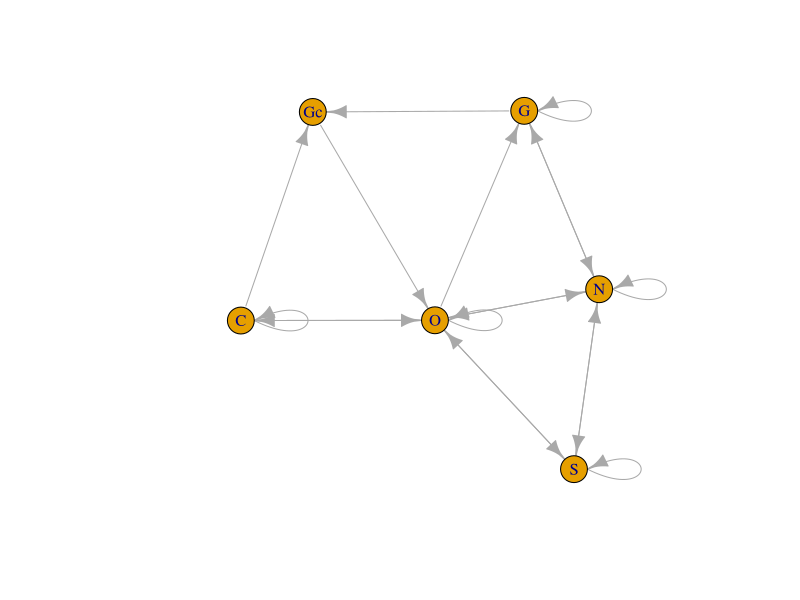

This figure's R source: (Note: this script raises an error after producing the figure.)
# graph <- igraph::graph_from_isomorphism_class(3,number = 7,directed = T)
# idx <- 1
# r <- tao <- lambda.RNA <- lambda.protein <- 1
# b.values <- runif(8)
# c.values <- b.values/b.values


grn_diff_eq_clos <- 
  function(
    graph,idx,
    b.values = NULL, c.values=NULL, 
    tao = NULL, r = NULL,
    lambda.RNA = NULL, lambda.protein = NULL
  ){
    
    #differential equation for protein synth + degradation
    diff_eq_protein <- function(
      RNA,protein
    ){
      res <- rep(0, length(RNA))
      res[idx] <- r*RNA[idx] - lambda.protein*protein[idx]
      res
    }
    
    #regulators (parents, subsets of parents)
    parents_idx <- igraph::ego(graph,order = 1,nodes = idx, mode = "in")
    parents_idx <- as.numeric(parents_idx[[1]])
    reg_sets <- do.call(
      c, 
      lapply(0:length(parents_idx), function(x) combn(parents_idx,x,simplify = F))
    )
    
    #probability of RNA polymerase binding to promoter
    prob_bind <- function(protein){
      sum(b.values*sapply(reg_sets, function(idx) prod(protein[idx])) )/
        sum(c.values*sapply(reg_sets, function(idx) prod(protein[idx])) )
    }
    
    #differential equation for RNA transcription + degradation
    diff_eq_RNA <- function(
      RNA,protein
    ){
      res <- rep(0, length(RNA))
      res[idx] <- tao*prob_bind(protein) - lambda.RNA*RNA[idx]
      res
    }
    
    return(list(diff_eq_RNA = diff_eq_RNA, diff_eq_protein = diff_eq_protein))
    
  }


all_grn_diff_eq_clos <- 
  function(
    graph,
    list.of.b.values = NULL, list.of.c.values=NULL, 
    list.of.tao = NULL, list.of.r = NULL,
    list.of.lambda.RNA = NULL, list.of.lambda.protein = NULL
  ){
    
    result <-
      lapply(1:igraph::vcount(graph),
             function(i) grn_diff_eq_clos(
               graph,i,
               b.values = list.of.b.values[[i]], c.values=list.of.c.values[[i]], 
               tao = list.of.tao[[i]], r = list.of.r[[i]],
               lambda.RNA = list.of.lambda.RNA[[i]], lambda.protein = list.of.lambda.protein[[i]])
      )
    
    return(result)
    
  }


simulate_diff_eq <- function(
  all_diff_eq, 
  RNA, protein, delta.t = 0.1, timesteps = 1L, 
  noise.sd = 0,
  knockout.function = NULL, path = F, history = list(RNA = NULL, protein = NULL)){
  
  if(timesteps < 1){
    if(path == F){
      return(list(RNA = RNA, protein = protein))
    } else {
      return(history)
    }
  }
  
  if(!is.null(knockout.function)){
    controlled <- knockout.function(RNA,protein)
    RNA <- controlled$RNA
    protein <- controlled$protein
  }
  
  RNA_diff_eq <- lapply(all_diff_eq, function(l) l[[1]])
  protein_diff_eq <- lapply(all_diff_eq, function(l) l[[2]])
  
  delta.RNA <- lapply(seq_along(RNA_diff_eq),function(i) RNA_diff_eq[[i]](RNA,protein)  )
  delta.protein <- lapply(seq_along(protein_diff_eq),function(i) protein_diff_eq[[i]](RNA,protein)  )
  
  delta.RNA <- colSums(do.call(rbind,delta.RNA))*delta.t
  delta.protein <- colSums(do.call(rbind,delta.protein))*delta.t
  
  RNA1 <- RNA + delta.RNA + rnorm(n = length(RNA),mean = 0,sd = noise.sd*delta.t)
  protein1 <- protein + delta.protein + rnorm(n = length(protein),mean = 0,sd = noise.sd*delta.t)
  
  if(!is.null(knockout.function)){
    controlled <- knockout.function(RNA1,protein1)
    RNA1 <- controlled$RNA
    protein1 <- controlled$protein
  }
  
  if(path == T){
    history <- list(RNA = rbind(history$RNA,RNA1),protein = rbind(history$protein,protein1))
  }
  
  simulate_diff_eq(all_diff_eq, RNA1, protein1, delta.t, timesteps - 1, noise.sd, knockout.function, path, history)
  
}









genes <- c("O","S","N","C","Gc","G")

ADJ <- matrix(0,6,6)

ADJ[c(1,2,3,4,5),1] <- 1
ADJ[c(1,2,3),2] <- 1
ADJ[c(1,2,3,6),3] <- 1
ADJ[c(1,4),4] <- 1
ADJ[c(4,6),5] <- 1
ADJ[c(1,3,6),6] <- 1

colnames(ADJ) <- rownames(ADJ) <-
  genes

graph <- igraph::graph_from_adjacency_matrix(ADJ)

plot(graph)

reg.values.fun <- function(graph,idx,regulators = NULL,values = NULL){
  parents <- igraph::ego(graph,order = 1,nodes = idx, mode = "in")
  parents <- names(parents[[1]])
  reg_sets <- do.call(
    c, 
    lapply(0:length(parents), function(x) combn(parents,x,simplify = F))
  )
  
  vals <- rep(0, length(reg_sets))
  reg_sets_idx <- sapply(regulators, function(x) which(sapply(reg_sets, function(y) setequal(x,y))))
  
  vals[reg_sets_idx] <- values
  vals
}

A.value <- 10

b.regulators<-list(
  list(NULL,c("O","S"),c("O","S","N")),
  list(NULL,c("O","S"),c("O","S","N")),
  list(NULL,c("O","S"),c("O","S","N")),
  list(NULL,c("C")),
  list(NULL,c("C"),c("G")),
  list(NULL,c("O"),c("G"))
)

b.values <- list(
  c(0.001+A.value,0.005,0.025),
  c(0.001,0.005,0.025),
  c(0.001,0.1,0.1),
  c(0.001,2),
  c(0.001,0.1,0.1),
  c(0.1,1,0.00025)
)  

c.regulators<-list(
  list(NULL,c("O"),c("O","S"),c("O","S","N"),c("O","C"),c("Gc")),
  list(NULL,c("O"),c("O","S"),c("O","S","N")),
  list(NULL,c("O"),c("O","S"),c("O","S","N"),c("O","G")),
  list(NULL,c("C"),c("O","C")),
  list(NULL,c("C"),c("G")),
  list(NULL,c("O"),c("G"),c("N"))
)

c.values <- list(
  c(1+A.value,0.001,0.005,0.025,10,10),
  c(1,0.001,0.005,0.025),
  c(1,0.001,0.1,0.1,10),
  c(1,2,5),
  c(1,0.1,0.1),
  c(1,1,0.00025,15)
)  


b.val.list <-
  lapply(seq_along(b.regulators), function(i) reg.values.fun(graph,i,b.regulators[[i]],b.values[[i]]))

c.val.list <-
  lapply(seq_along(c.regulators), function(i) reg.values.fun(graph,i,c.regulators[[i]],c.values[[i]]))




modelo <- all_grn_diff_eq_clos(
  graph,
  b.val.list,c.val.list,
  rep(list(1),6),rep(list(1),6),
  rep(list(0.1),6),rep(list(0.1),6)
)



knockout.function <- function(RNA,protein){
  list(RNA = RNA, protein = RNA)
}


#ini_RNA <- c(0.4,7,7,1.9,1.5,0.1)

#ini_RNA <- runif(6,3,7)

#ini_RNA <- rep(0,6)

ini_RNA <- c(5,5,5,0.1,0.1,0.1)

ini_RNA <- c(2.1181439,7.3786152,7.0095017,1.5095752,1.4720853,0.2048936)


# simulate_diff_eq(modelo, ini_RNA, ini_RNA, delta.t = 0.01,timesteps = 500,
#                  knockout.function = knockout.function, path = T)

res <- list(RNA = matrix(ini_RNA,nrow = 1), protein = matrix(ini_RNA,nrow = 1))
for(i in 1:20){
  res <- simulate_diff_eq(modelo, 
                          pmax(
                            res$RNA[nrow(res$RNA),]+
                              #(which.max(runif(6))==c(1:6))*
                              #c(0,0,0,1,0,0)*
                              #rnorm(6,0,res$RNA[nrow(res$RNA),]),
                              rnorm(6,0,1),
                            0),
                          res$RNA[nrow(res$RNA),],
                          delta.t = 0.1,timesteps = 1000,noise.sd = 0,#0.4/2^i,
                          knockout.function = knockout.function, path = T,history = res)
}
res1 <- list(RNA = matrix(ini_RNA,nrow = 1), protein = matrix(ini_RNA,nrow = 1))
for(i in 1:5){
  res1 <- simulate_diff_eq(modelo, 
                           res1$RNA[nrow(res1$RNA),], 
                           res1$RNA[nrow(res1$RNA),],
                           delta.t = 0.1,timesteps = 1000,noise.sd = 0,
                           knockout.function = knockout.function, path = T,history = res1)
}


res$RNA[nrow(res$RNA),]
res1$RNA[nrow(res1$RNA),]

{
  plot(1:nrow(res$RNA), res$RNA[,1],type = "l",ylim = c(0,10))
  lines(1:nrow(res$RNA), res$RNA[,2])
  lines(1:nrow(res$RNA), res$RNA[,3])
  lines(1:nrow(res$RNA), res$RNA[,4])
  lines(1:nrow(res$RNA), res$RNA[,5])
  lines(1:nrow(res$RNA), res$RNA[,6])
  # lines(1:nrow(res1$RNA), res1$RNA[,1])
  # lines(1:nrow(res1$RNA), res1$RNA[,2])
  # lines(1:nrow(res1$RNA), res1$RNA[,3])
  # lines(1:nrow(res1$RNA), res1$RNA[,4])
  # lines(1:nrow(res1$RNA), res1$RNA[,5])
  # lines(1:nrow(res1$RNA), res1$RNA[,6])
}  


plot(1:1000, res$RNA[4002:5001,1],type = "l",ylim = c(0,10))
lines(1:1000, res$RNA[4002:5001,2])
lines(1:1000, res$RNA[4002:5001,3])
lines(1:1000, res$RNA[4002:5001,4])
lines(1:1000, res$RNA[4002:5001,5])
lines(1:1000, res$RNA[4002:5001,6])

res$RNA[3998:4010,]





elast <- 10000

(0.5*1^(1-elast) + 0.5*1.5^(1-elast))^(1/(1-elast))
